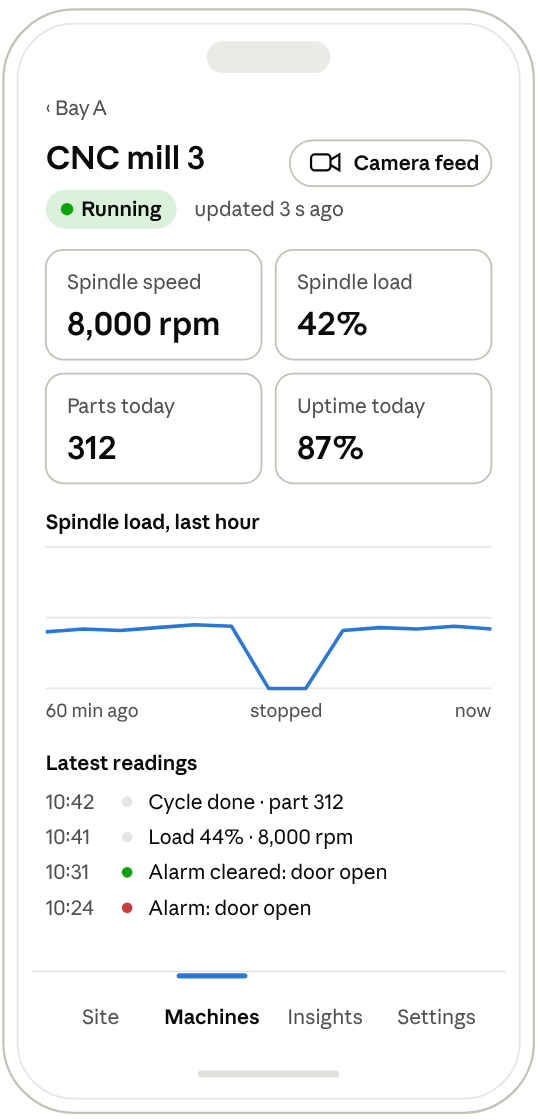
#> input picture source/design/src/img/s6-logging.png, 537 x 1119 px
$ python frame-phone.py ../design/src/img/s6-logging.png ../design/src/img/s6-logging.png
#> lines starting #> are read from the running program, lines starting #| are printed output that depends on the picture; after the words box and inside, x2 and y2 are one past the last pixel; in counts of white or black regions, pixels touching at a corner belong together
# Put the 390 px demo screenshot in a simple phone outline (like design/src/img/s6-logging.png).
import sys
from PIL import Image, ImageDraw
src, dst = sys.argv[1], sys.argv[2]
s = Image.open(src).convert("RGB")
W = s.width + 2*28; H = s.height + 2*28 + 70
#> after `W = s.width + 2 * 28`: W = 593
#> after `H = s.height + 2 * 28 + 70`: H = 1245
img = Image.new("RGBA", (W, H), (0, 0, 0, 0))
#> img: PIL image 593x1245 RGBA; every value is 0
d = ImageDraw.Draw(img)
d.rounded_rectangle([0, 0, W-1, H-1], radius=110, fill=(255, 255, 255, 255), outline=(214, 211, 204, 255), width=5)
d.rounded_rectangle([14, 14, W-15, H-15], radius=96, outline=(230, 228, 222, 255), width=3)
mask = Image.new("L", s.size, 0); ImageDraw.Draw(mask).rounded_rectangle([0, 0, s.width-1, s.height-1], radius=70, fill=255)
#> after `mask = Image.new('L', s.size, 0)`: mask: PIL image 537x1119 L; every value is 0
#> after `ImageDraw.Draw(mask).rounded_rectangle([0, 0, s.width - 1, s.height - `:
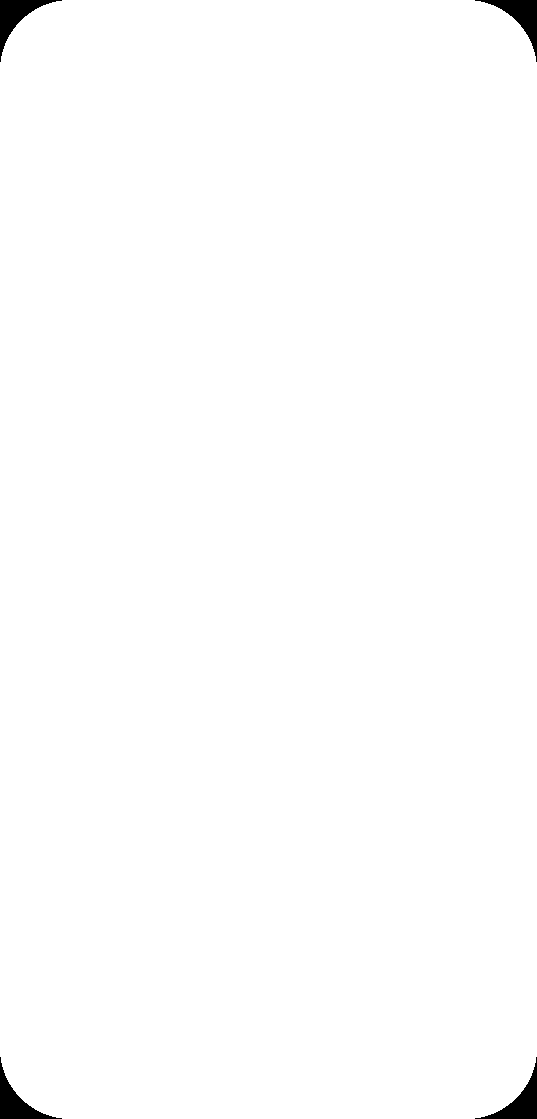
#> mask: PIL image 537x1119 L; 99.3% white; 4 black regions, box (x1, y1, x2, y2) and area: (0, 0, 62, 62) 1071, (475, 0, 537, 62) 1071, (0, 1057, 62, 1119) 1071, (475, 1057, 537, 1119) 1071
img.paste(s, (28, 28+70), mask)
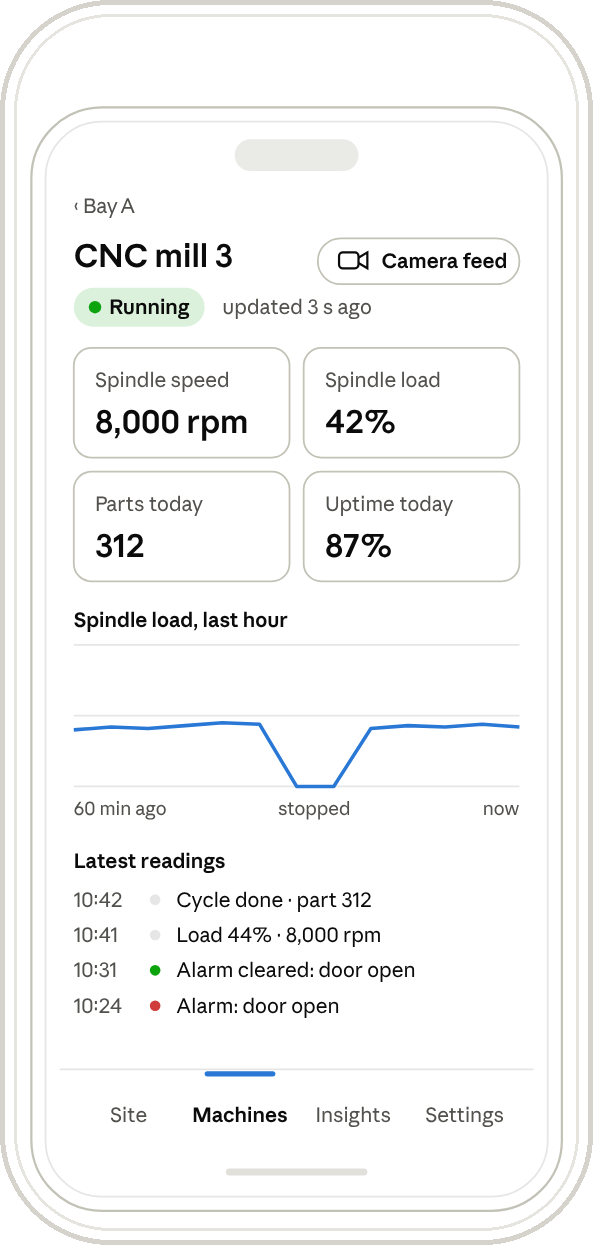
#> img: PIL image 593x1245 RGBA; mean R, G, B, A 242.4, 242.6, 242.3, 251.4; transparent parts drawn white
d.rounded_rectangle([W//2-110, 34, W//2+110, 82], radius=24, fill=(232, 230, 226, 255))
img.save(dst)
print("wrote", dst, img.size)
#| wrote ../design/src/img/s6-logging.png (593, 1245)

$ run again, with source/design/src/img/img-002.png copied over source/design/src/img/s6-logging.png
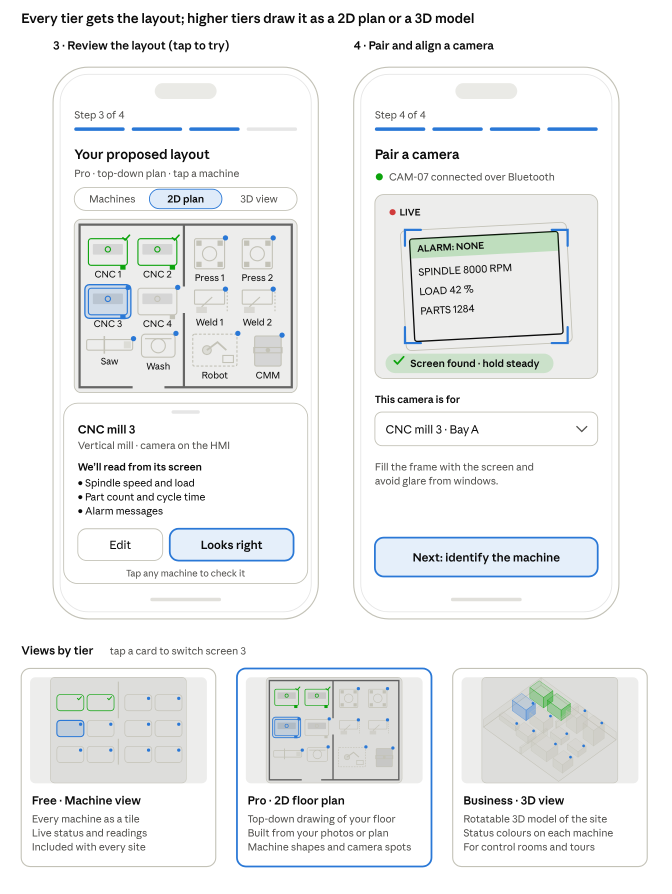
#> input picture source/design/src/img/img-002.png, 1344 x 1788 px (shown at 1/2 size)
#> s is the input picture: PIL image 1344x1788 RGB; mean R, G, B 239.2, 240.7, 240.8
#> mask: PIL image 1344x1788 L; every value is 0
#> `ImageDraw.Draw(mask).rounded_rectangle([0, 0, s.width - 1, s.height - `:
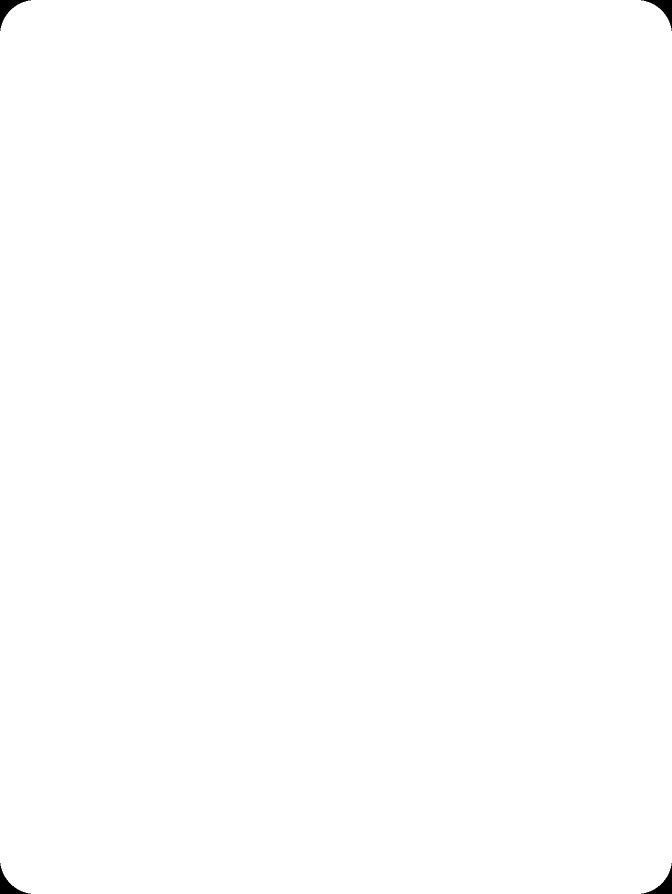
#> mask: PIL image 1344x1788 L (shown at 1/2 size); 99.8% white; 4 black regions, box (x1, y1, x2, y2) and area: (0, 0, 62, 62) 1071, (1282, 0, 1344, 62) 1071, (0, 1726, 62, 1788) 1071, (1282, 1726, 1344, 1788) 1071
#> `img.paste(s, (28, 28+70), mask)`:
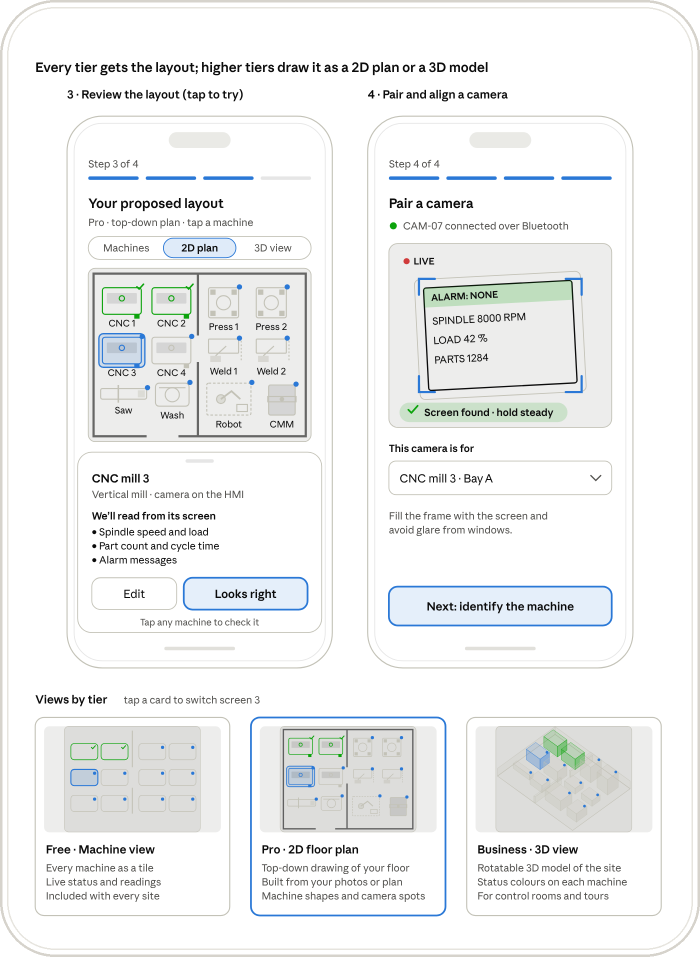
#> img: PIL image 1400x1914 RGBA (shown at 1/2 size); mean R, G, B, A 239.2, 240.4, 240.4, 254; transparent parts drawn white
#| wrote ../design/src/img/s6-logging.png (1400, 1914)

$ run again, with source/design/src/img/s1-describe.png copied over source/design/src/img/s6-logging.png
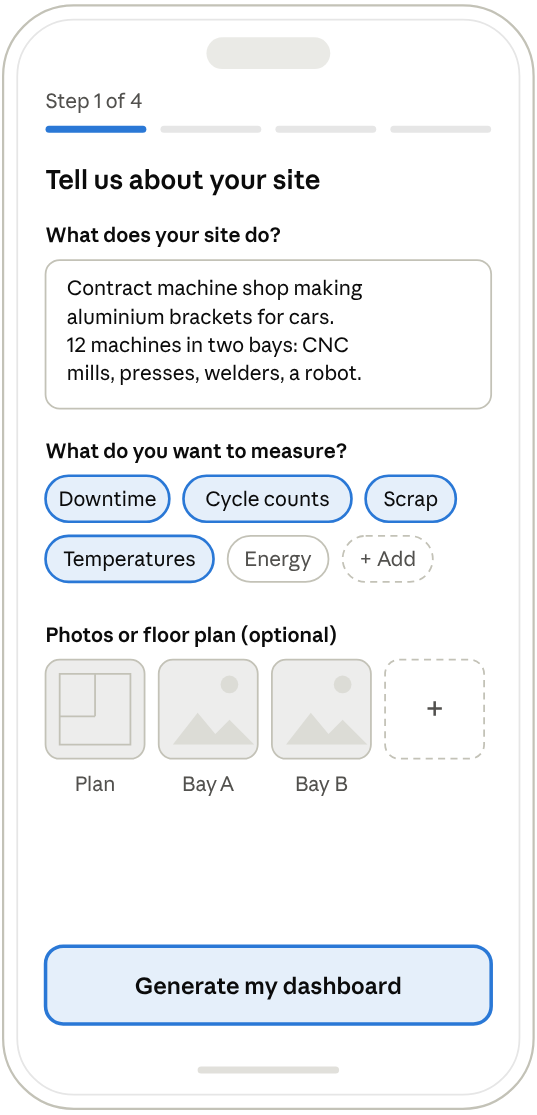
#> input picture source/design/src/img/s1-describe.png, 537 x 1115 px
#> mask: PIL image 537x1115 L; every value is 0
#> mask: PIL image 537x1115 L; 99.3% white; 4 black regions, box (x1, y1, x2, y2) and area: (0, 0, 62, 62) 1071, (475, 0, 537, 62) 1071, (0, 1053, 62, 1115) 1071, (475, 1053, 537, 1115) 1071
#> `img.paste(s, (28, 28+70), mask)`:
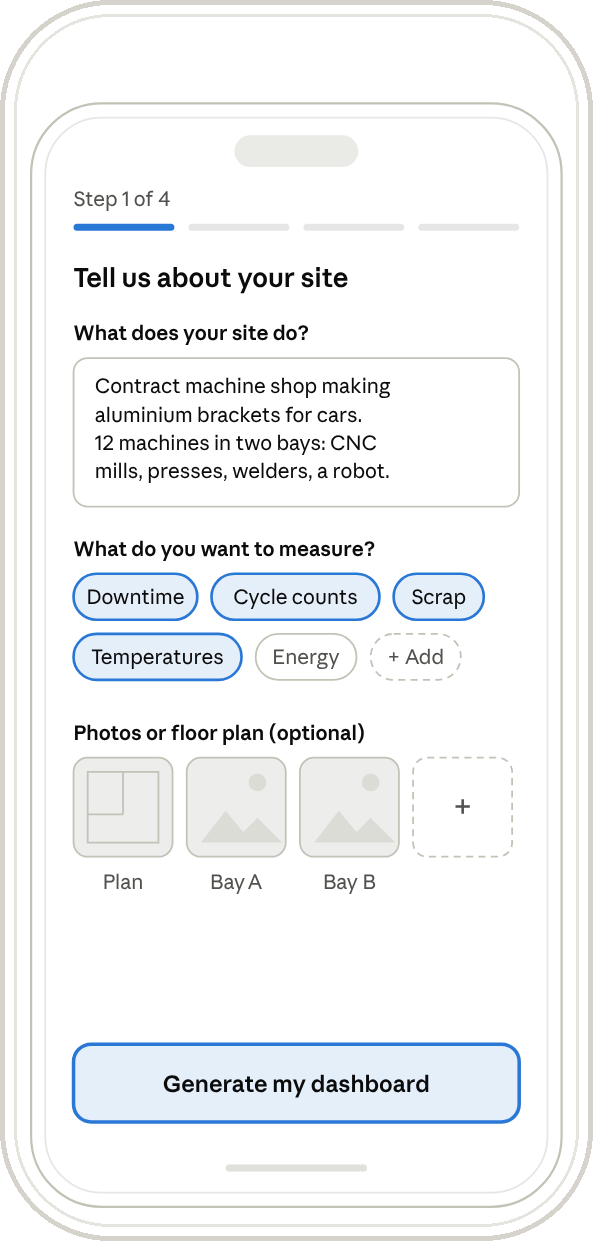
#> img: PIL image 593x1241 RGBA; mean R, G, B, A 238.6, 240, 241.2, 251.4; transparent parts drawn white
#| wrote ../design/src/img/s6-logging.png (593, 1241)
